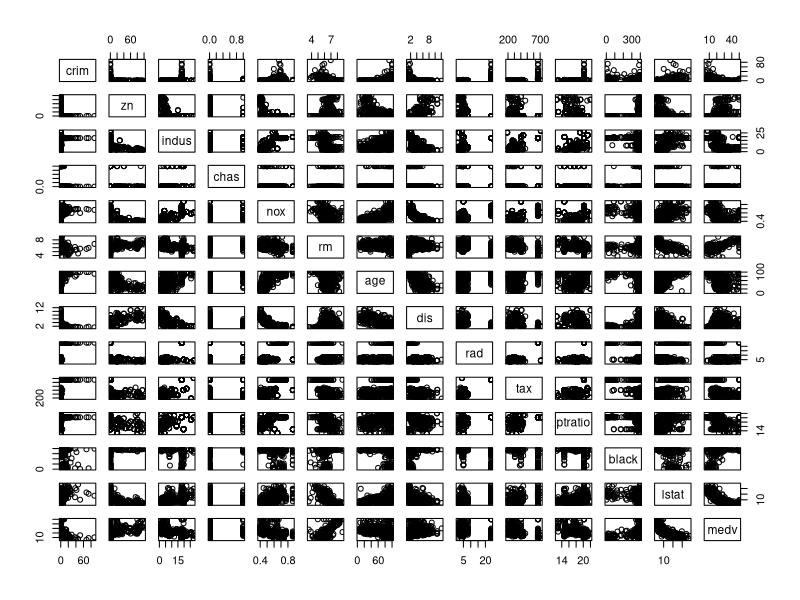
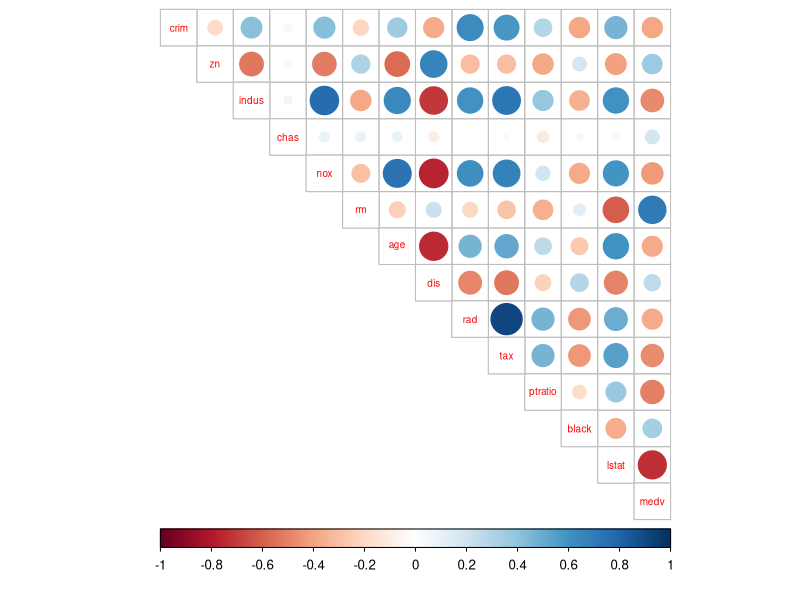
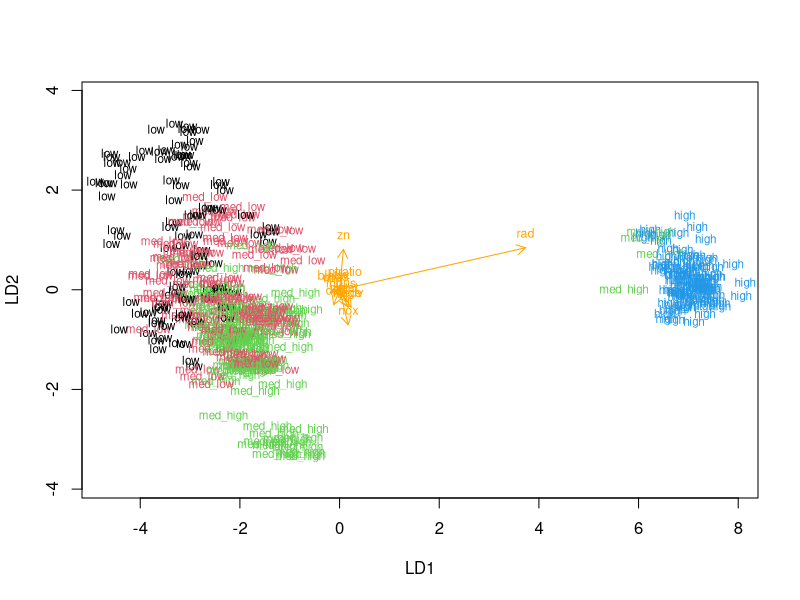
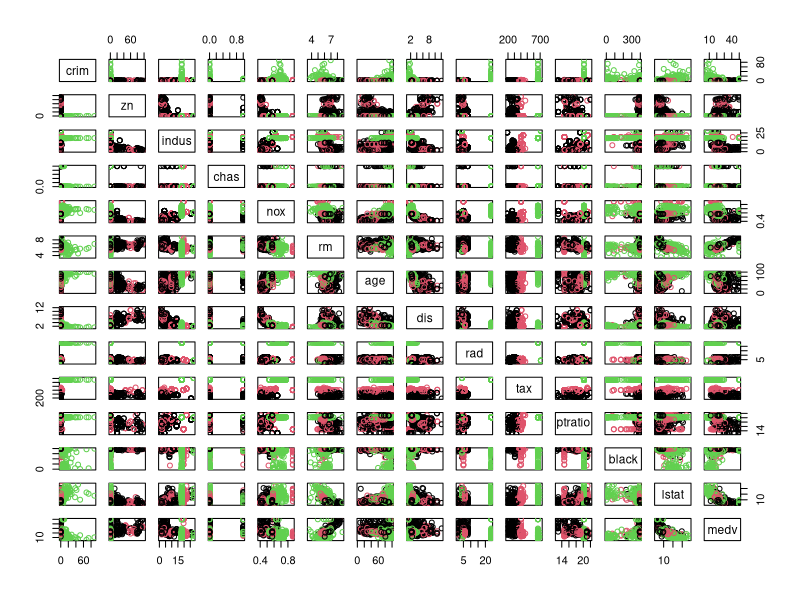
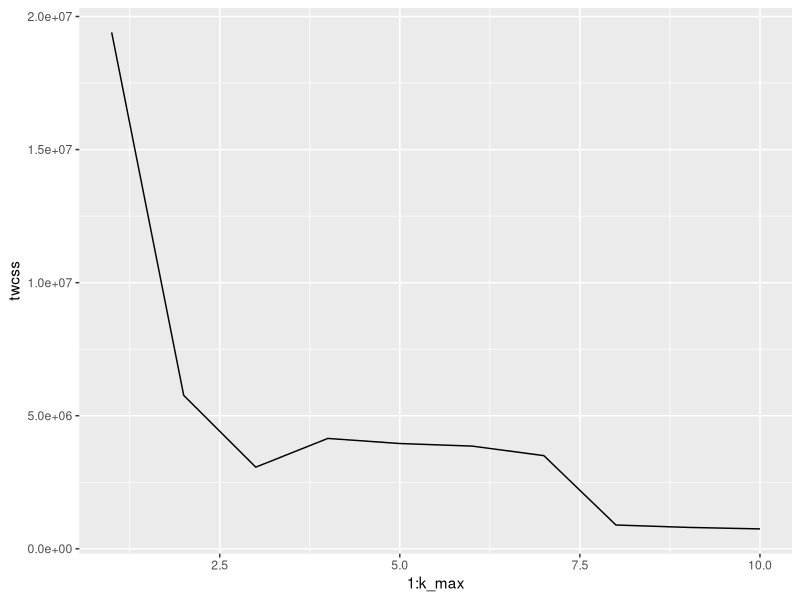
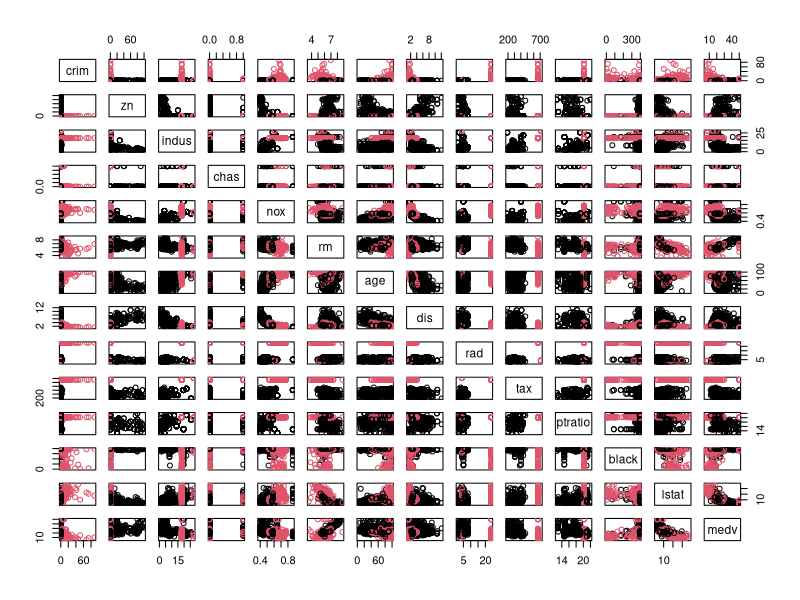

These charts were generated, in order, by the following R code:
## ---- chunk 1
# access the MASS package
library(MASS)

# load the data
data("Boston")

# explore the dataset
str(Boston)
summary(Boston)

#Explanation of the dataset
# The data set is about the housing values of suburb of Boston. It has 506 observations and 14 variables.There is the pairwise comparsion between the variables of the dataset.

# plot matrix of the variables

plot(Boston)
## ---- chunk 2
# MASS, corrplot, tidyverse and Boston dataset are available
library(MASS)
library(corrplot)
library(tidyverse)
data("Boston")

# calculate the correlation matrix and round it
cor_matrix<-cor(Boston)  %>% round(digit=2)

# print the correlation matrix
cor_matrix
# Description of the variable correlations: how the variables are corelated to each other are displayed in tabular form with two rounded digit. 

# visualize the correlation matrix
corrplot(cor_matrix, method="circle", type="upper",cl.pos="b", tl.pos="d",tl.cex= 0.6)
#Descriptin of the data: The variable owner-occupied homes are highly and positvely corelated and crime rate by town is negatrively highly corelated.
## ---- chunk 3
# MASS and Boston dataset are available

# center and standardize variables
boston_scaled <- scale(Boston)

# summaries of the scaled variables
summary(boston_scaled)

# class of the boston_scaled object
class(boston_scaled)

# change the object to data frame
boston_scaled  <- as.data.frame(boston_scaled)
## ---- chunk 4
# MASS, Boston and boston_scaled are available

# summary of the scaled crime rate
summary(boston_scaled$crim)

# create a quantile vector of crim and print it
bins <- quantile(boston_scaled$crim)
bins

# create a categorical variable 'crime'
crime <- cut(boston_scaled$crim, breaks = bins, include.lowest = TRUE, labels = c("low", "med_low", "med_high", "high"))

# look at the table of the new factor crime
table(crime)

# remove original crim from the dataset
boston_scaled <- dplyr::select(boston_scaled, -crim)

# add the new categorical value to scaled data
boston_scaled <- data.frame(boston_scaled, crime)

## ---- chunk 5
# boston_scaled is available

# number of rows in the Boston dataset 
n <- nrow(boston_scaled)

# choose randomly 80% of the rows
ind <- sample(n,  size = n * 0.8)

# create train set
train <- boston_scaled[ind,]

# create test set 
test <- boston_scaled[-ind,]

# save the correct classes from test data
correct_classes <- test$crime

# remove the crime variable from test data
test <- dplyr::select(test, -crime)

## ---- chunk 6
# MASS and train are available

# linear discriminant analysis
lda.fit <- lda(crime ~ ., data = train)

# print the lda.fit object
lda.fit

# the function for lda biplot arrows
lda.arrows <- function(x, myscale = 1, arrow_heads = 0.1, color = "orange", tex = 0.75, choices = c(1,2)){
  heads <- coef(x)
  arrows(x0 = 0, y0 = 0, 
         x1 = myscale * heads[,choices[1]], 
         y1 = myscale * heads[,choices[2]], col=color, length = arrow_heads)
  text(myscale * heads[,choices], labels = row.names(heads), 
       cex = tex, col=color, pos=3)
}

# target classes as numeric
classes <- as.numeric(train$crime)

# plot the lda results
plot(lda.fit, dimen = 2, col = classes, pch = classes)
lda.arrows(lda.fit, myscale = 1)

## ---- chunk 7
# lda.fit, correct_classes and test are available

# predict classes with test data
lda.pred <- predict(lda.fit, newdata = test)

# cross tabulate the results
table(correct = correct_classes, predicted = lda.pred$class)
## ---- chunk 8
# load MASS and Boston
library(MASS)
data('Boston')

# euclidean distance matrix
dist_eu <- dist(Boston)

# look at the summary of the distances
summary(dist_eu)

# manhattan distance matrix
dist_man <- dist(Boston, method= 'manhattan')

# look at the summary of the distances

summary(dist_man)
## ---- chunk 9
# Boston dataset is available

# k-means clustering
km <-kmeans(Boston, centers = 3)

# plot the Boston dataset with clusters
pairs(Boston, col = km$cluster)
## ---- chunk 10
# MASS, ggplot2 and Boston dataset are available
set.seed(123)

# determine the number of clusters
k_max <- 10

# calculate the total within sum of squares
twcss <- sapply(1:k_max, function(k){kmeans(Boston, k)$tot.withinss})

# visualize the results
qplot(x = 1:k_max, y = twcss, geom = 'line')

# k-means clustering
km <-kmeans(Boston, centers = 2)

# plot the Boston dataset with clusters
pairs(Boston, col = km$cluster)
